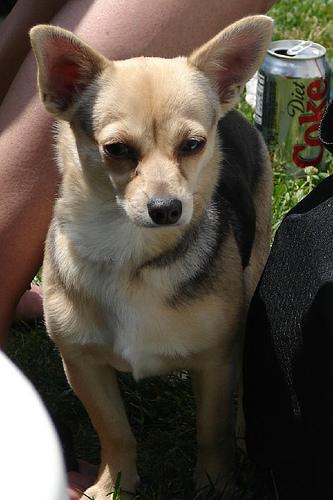
#> input picture SmallDB/Images/n02085620-Chihuahua/n02085620_10074.jpg, 333 x 500 px
$ python -i Script01_PreprocessingExploration.py   (imports and definitions only)
#> lines starting #> are read from the running program, lines starting #| are printed output that depends on the picture
#### Import necessary libraries
# General libraries
import os
import random  # Random number generators
import xml.etree.ElementTree as ET  # For parsing XML like documents
# Numerical libraries
import numpy as np

# Visualisation
import matplotlib.pyplot as plt
import matplotlib.colors as mcolors

# Learning
from sklearn.preprocessing import MinMaxScaler, StandardScaler
from sklearn.decomposition import PCA
from sklearn.model_selection import train_test_split
from sklearn.metrics import confusion_matrix, ConfusionMatrixDisplay, hamming_loss
from sklearn.neighbors import KNeighborsClassifier

# Image processing
import skimage.io as io  # image I/O routines
from skimage.transform import rescale, resize
from skimage.filters import sobel, sobel_h, sobel_v, gaussian

# We will add some macros to facilitate work later on. This is often good practice...
# Adapt here if you changed your workspace
##########################################
## Useful Macros & Parameters
##########################################
SCRIPT_DIR = os.path.dirname(os.path.abspath(__file__))
PROJECT_DIR = os.path.join(SCRIPT_DIR, '..')

PATH_TO_DB = os.path.join(PROJECT_DIR, 'SmallDB')
IMG_DB = 'Images'
ANNOT_DB = 'Annotation'
IMG_FULL = os.path.join(PATH_TO_DB, IMG_DB)

TARGET_SIZE = (64, 64)

FIGS = os.path.join(PROJECT_DIR, 'figures')
# [1 line not run here, left out]

DATA_DIR = PROJECT_DIR
# [1 line not run here, left out]


##########################################
## 1. Load Dataset
##########################################

# [179 lines left out: functions read_img, read_db, entropy, entropy_breeds, plot_barplot, plot_images and 4 more, not called in this run]


def img_resize(img, target_size):
    return resize(img, target_size, anti_aliasing=True)


# [28 lines left out: function pad_propagated_blur, not called in this run]


def resize_and_pad(img, target_size=TARGET_SIZE, pad_type='white'):
    """
    ========================================================================
    TASK 2: ASPECT-PRESERVING SPATIAL SCALING
    ========================================================================
    Resizes an image preserving its original aspect ratio, centering it
    on a fixed bounding canvas. At least three padding should be implemented
    * pad_type: Type of padding to use ('white' or 'black' or 'continuous').
        - 'white': Pads with maximum intensity (1.0 for normalized images).
        - 'black': Pads with minimum intensity (0.0 for normalized images).
        - 'continuous': Pads with the closest pixel value in the original image.
        - 'random': Pads with random pixels from the image.
        - 'propagated_blur': Pads with blurred propagation of edge pixels.
    Other potential padding strategies (e.g., reflection, edge replication, mean pixel values...) can be implemented as extensions.
    """

    h, w = img.shape[:2]
    multi_channel = len(img.shape) == 3
    height, width = target_size

    ### STUDENT IMPLEMENTATION START ###

    # 1. Compute scaling ratios for height and width
    h_r = height / h
    w_r = width / w
    if h_r < w_r:
        new_h = height
        new_w = int(w * h_r)
        top, bottom = 0, height
        left, right = (width - new_w) // 2, (width - new_w) // 2 + new_w
    else:
        new_h = int(h * w_r)
        new_w = width
        top, bottom = (height - new_h) // 2, (height - new_h) // 2 + new_h
        left, right = 0, width

    ### STUDENT IMPLEMENTATION END ###

    resized_img = img_resize(img, (new_h, new_w))

    output_shape = (height, width) + ((img.shape[2],) if multi_channel else ())
    output_img = np.ones(output_shape) if pad_type.lower() == 'white' else np.zeros(output_shape)

    if multi_channel:
        output_img[top:bottom, left:right, :] = resized_img
    else:
        output_img[top:bottom, left:right] = resized_img

    # On calcule les marges de padding de chaque côté
    pad_top = top
    pad_bottom = height - bottom
    pad_left = left
    pad_right = width - right

    paddings = ((pad_top, pad_bottom), (pad_left, pad_right))
    if multi_channel:
        paddings += ((0, 0),)

    pad_type_lower = pad_type.lower()
    if pad_type_lower == 'continuous':
        output_img = np.pad(resized_img, paddings, mode='edge')
    elif pad_type_lower in ['reflect', 'mirror', 'reflection']:
        output_img = np.pad(resized_img, paddings, mode='reflect')
    elif pad_type_lower == 'propagated_blur':
        output_img = pad_propagated_blur(resized_img, paddings, top, bottom, left, right, multi_channel=multi_channel)

    return output_img


# [217 lines left out: functions get_resized_db, convert_ndarrays2data_matrix, my_PCA, project_onto_PCA, visualize_var_pcs, plot_whole_db_on_2d and 3 more, not called in this run]


# =========================================================================
# [295 lines not run here, left out]

>>> import cv2
>>> picture = cv2.imread('../SmallDB/Images/n02085620-Chihuahua/n02085620_10074.jpg', cv2.IMREAD_GRAYSCALE)
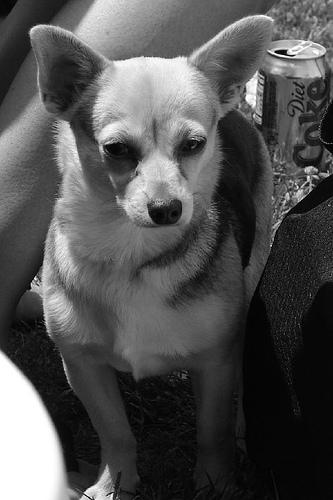
#> picture: shape (500, 333); min 0, max 255, mean 80.9
>>> result = resize_and_pad(picture)
#> in img_resize, `return resize(img, target_size, anti_aliasing=True)`:
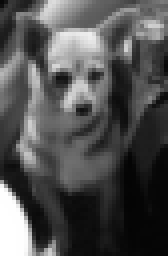
#> returned value: shape (64, 42) float64 (shown 4 times larger); min 0.0181, max 1, mean 0.317
#> in resize_and_pad, `output_img[top:bottom, left:right] = resized_img`:
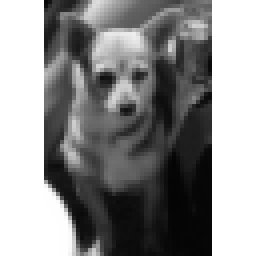
#> output_img: shape (64, 64) float64 (shown 4 times larger); min 0.0181, max 1, mean 0.552

$ run again, on SmallDB/Images/n02088238-basset/n02088238_10072.jpg
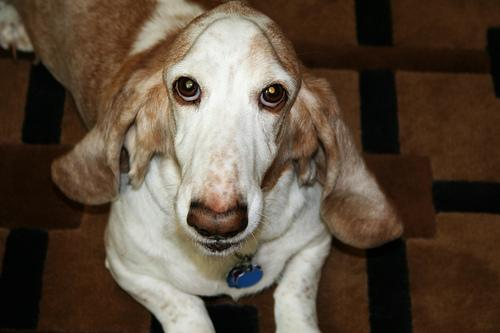
#> input picture SmallDB/Images/n02088238-basset/n02088238_10072.jpg, 500 x 333 px
#> `picture = cv2.imread('../SmallDB/Images/n02085620-Chihuahua/n02085620_..`:
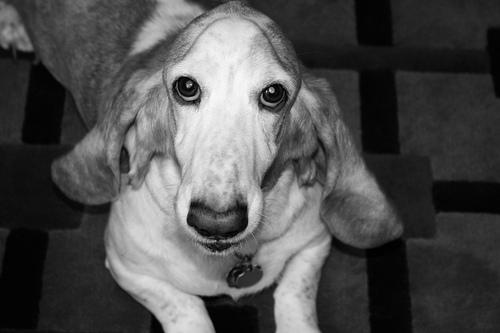
#> picture: shape (333, 500); min 0, max 250, mean 79.9
#> in resize_and_pad, `output_img[top:bottom, left:right] = resized_img`:
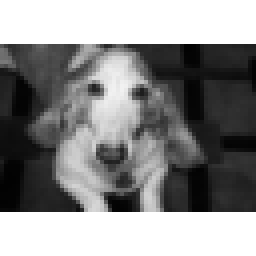
#> output_img: shape (64, 64) float64 (shown 4 times larger); min 0.0116, max 1, mean 0.549

$ run again, on SmallDB/Images/n02088238-basset/n02088238_10095.jpg
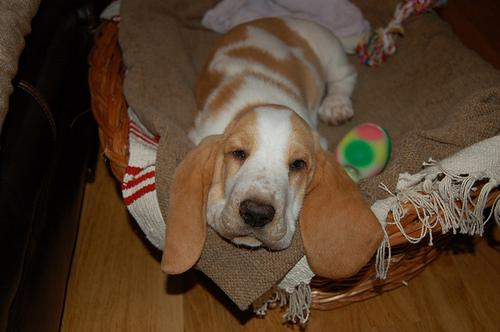
#> input picture SmallDB/Images/n02088238-basset/n02088238_10095.jpg, 500 x 332 px
#> `picture = cv2.imread('../SmallDB/Images/n02085620-Chihuahua/n02085620_..`:
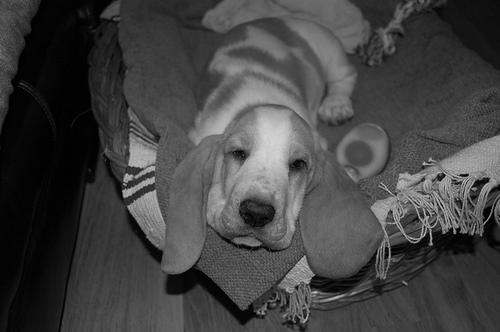
#> picture: shape (332, 500); min 0, max 215, mean 66.5
#> in resize_and_pad, `output_img[top:bottom, left:right] = resized_img`:
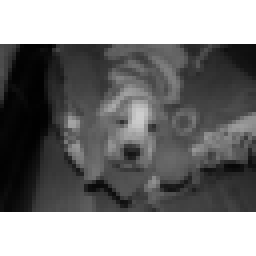
#> output_img: shape (64, 64) float64 (shown 4 times larger); min 0.00561, max 1, mean 0.515

$ run again, on SmallDB/Images/n02093859-Kerry_blue_terrier/n02093859_1003.jpg
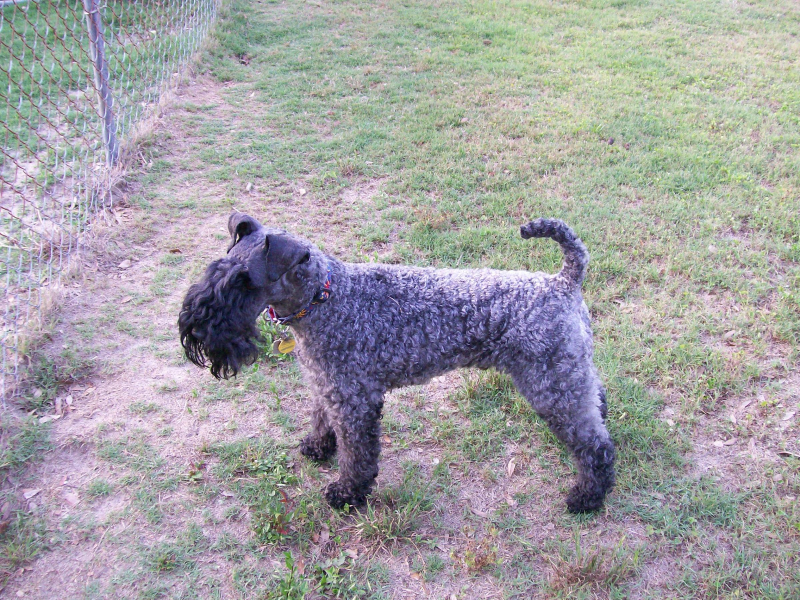
#> input picture SmallDB/Images/n02093859-Kerry_blue_terrier/n02093859_1003.jpg, 2400 x 1800 px (shown at 1/3 size)
#> `picture = cv2.imread('../SmallDB/Images/n02085620-Chihuahua/n02085620_..`:
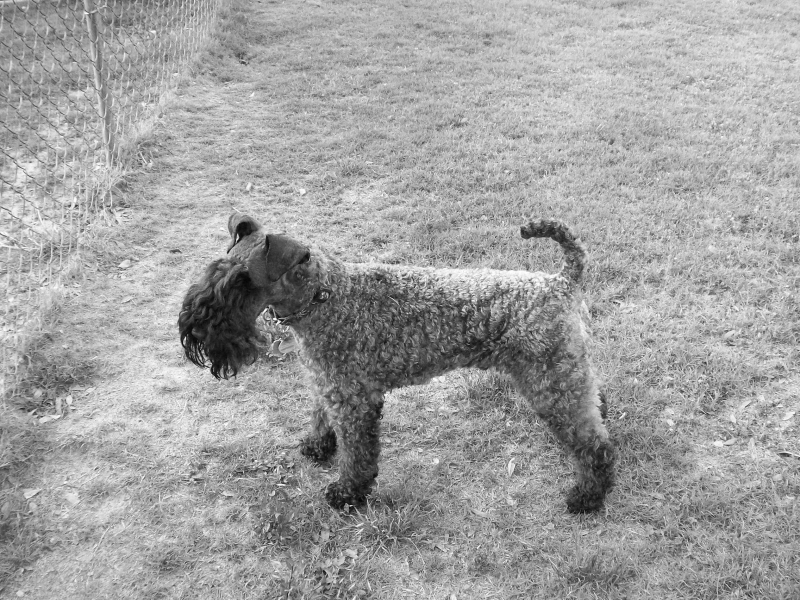
#> picture: shape (1800, 2400) (shown at 1/3 size); min 0, max 255, mean 161.2
#> in resize_and_pad, `output_img[top:bottom, left:right] = resized_img`:
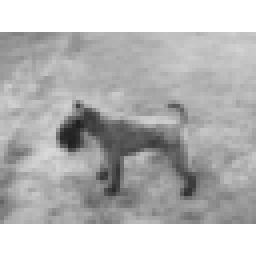
#> output_img: shape (64, 64) float64 (shown 4 times larger); min 0.122, max 1, mean 0.724
